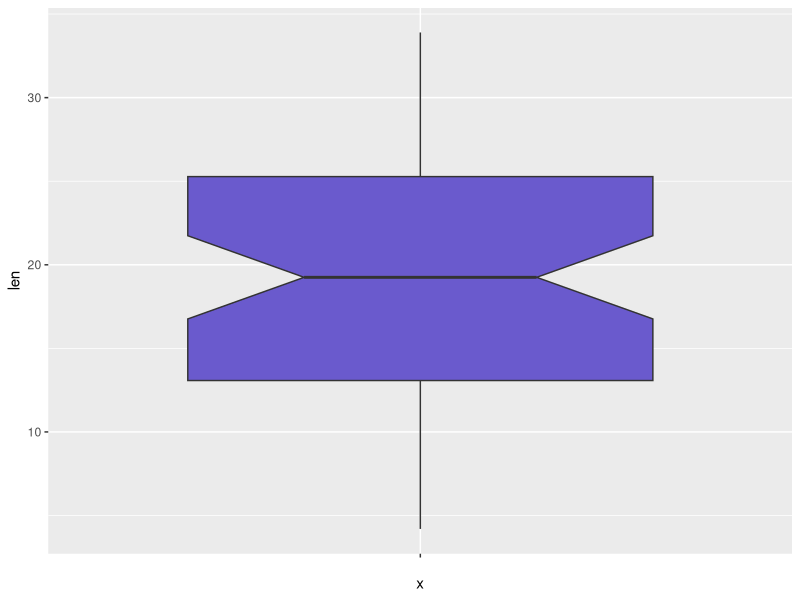
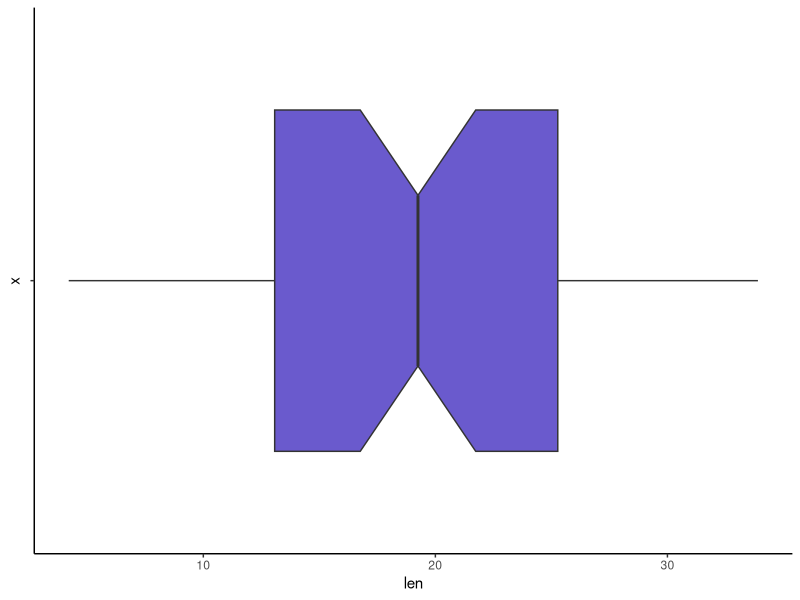

R code for these plots, in order:
library(ggplot2)

p <- ggplot(ToothGrowth, aes(x="",y=len)) +
  geom_boxplot(fill="slateblue", notch = TRUE)
p

#Rotate the box plot
p + coord_flip() + theme_classic()
